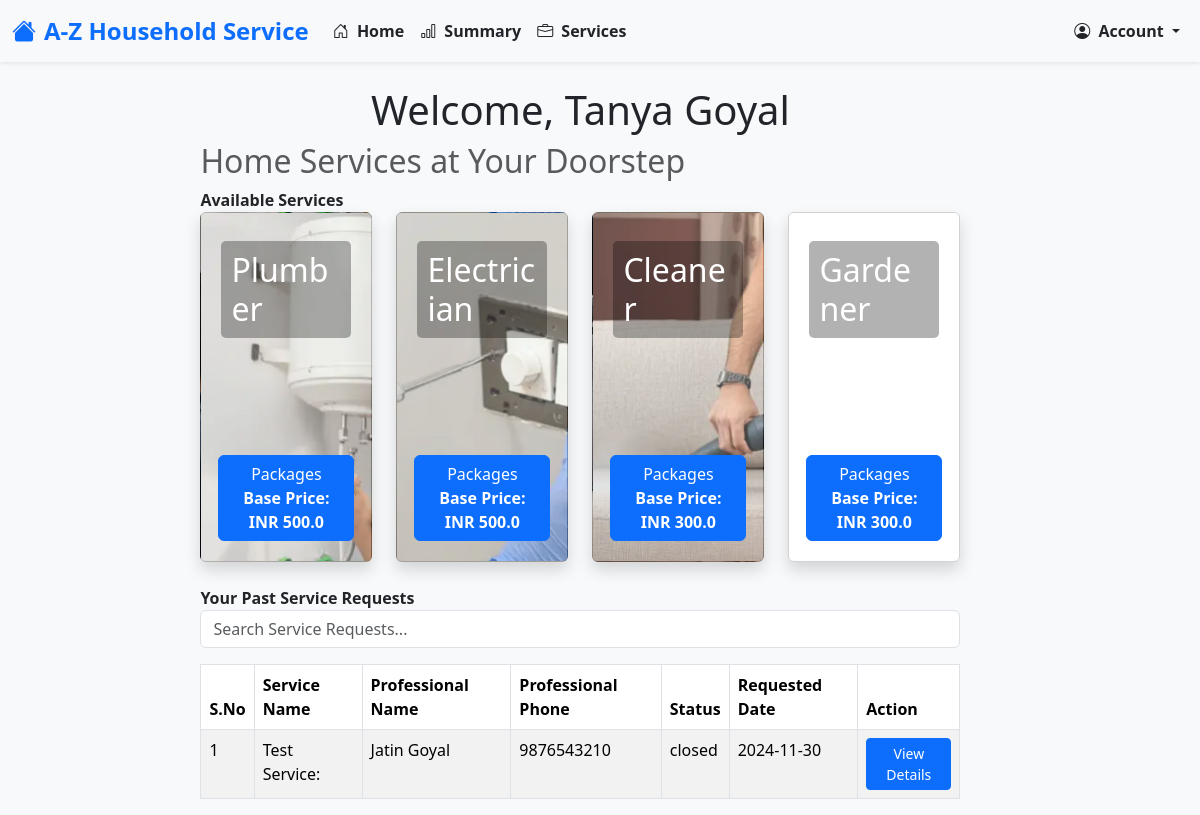
/customers/home (signed in), run on an earlier commit of the app's database.
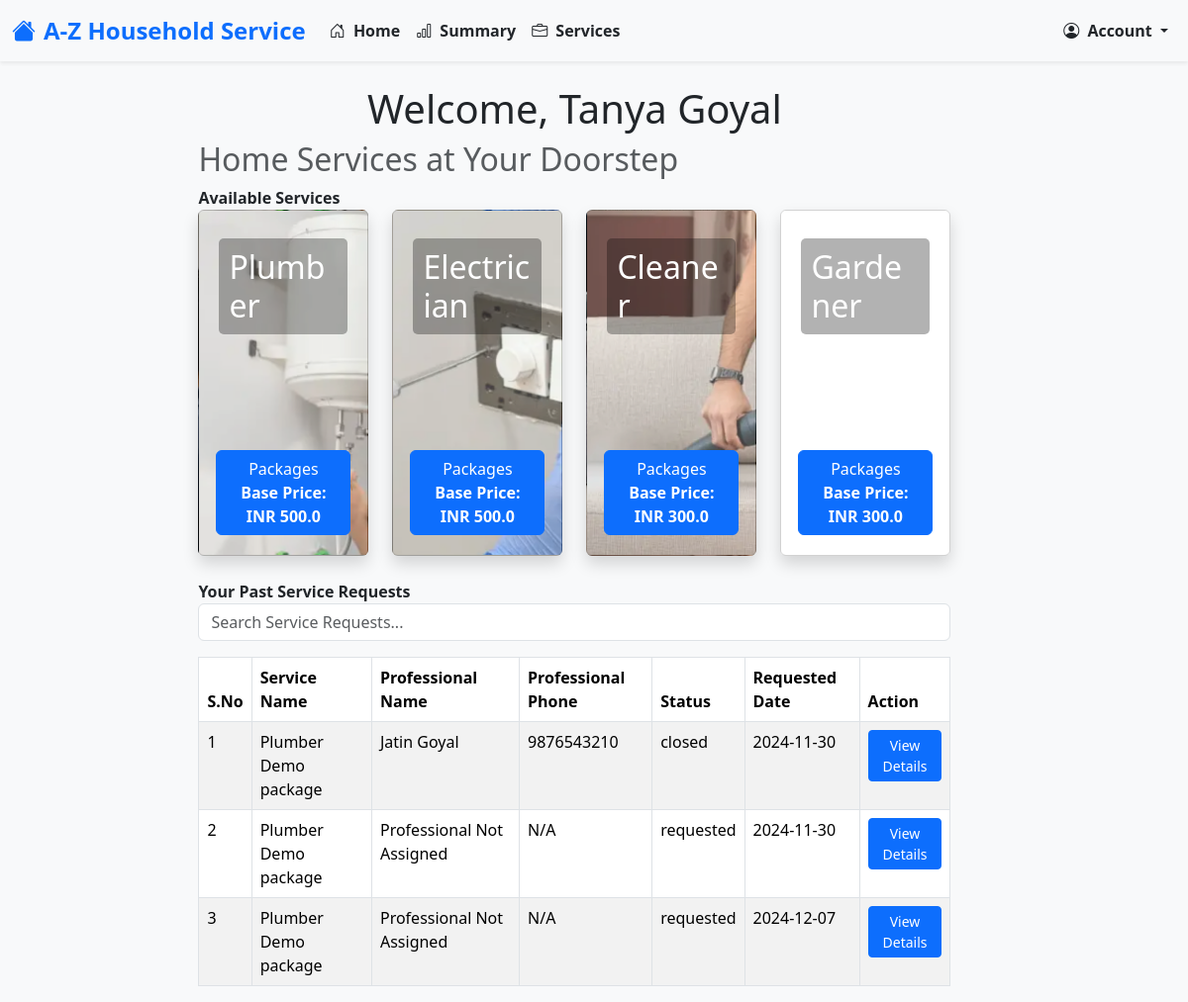
And on a later commit of the database.
### models.py (models this page shows, shortened)
class BaseModel(db.Model):
    __abstract__ = True  # This makes it an abstract class, not a table in the database
    id = db.Column(db.Integer, primary_key=True)
    created_at = db.Column(db.DateTime, default=datetime.utcnow, nullable=False)  # Ensure it's not nullable
    modified_at = db.Column(db.DateTime, default=datetime.utcnow, onupdate=datetime.utcnow, nullable=False)  # Ensure it's not nullable

class Customer(BaseModel):
    __tablename__ = 'customer'
    username = db.Column(db.String(150), unique=True, nullable=False)
    password_hash = db.Column(db.String(200), nullable=False)
    name = db.Column(db.String(150), nullable=True)  # Made nullable
    email = db.Column(db.String(150), unique=True, nullable=False)
    phone = db.Column(db.String(20), unique=True, nullable=False)
    address = db.Column(db.String(300), nullable=True)  # Made nullable
    pincode = db.Column(db.String(300), nullable=True)  # Made nullable

class ServiceRequest(BaseModel):
    __tablename__ = 'service_request'
    service_id = db.Column(db.Integer, db.ForeignKey('service.id'), nullable=True)  # Made nullable
    service_name = db.Column(db.String(50), nullable=False)  # Made nullable
    customer_id = db.Column(db.Integer, db.ForeignKey('customer.id'), nullable=False)
    professional_id = db.Column(db.Integer, db.ForeignKey('service_professional.id'), nullable=True)
    date_of_request = db.Column(db.DateTime, default=datetime.utcnow, nullable=True)  # Made nullable
    date_of_completion = db.Column(db.DateTime, nullable=True)  # Made nullable
    service_status = db.Column(db.String(50), default="requested", nullable=True)  # Made nullable
    service_type_id= db.Column(db.Integer, nullable=False)
    remarks = db.Column(db.Text, nullable=True)  # Made nullable
    rejected_by_professional_id= db.Column(db.Integer, nullable=True)  # Made nullable
    rating = db.Column(db.Text, nullable=True)  # Made nullable
    payment = db.relationship('Payment', backref='service_request', lazy=True)

class ServiceProfessional(BaseModel):
    __tablename__ = 'service_professional'
    username = db.Column(db.String(150), unique=False, nullable=False)
    password_hash = db.Column(db.String(200), nullable=False)
    name = db.Column(db.String(150), nullable=False)  # Made nullable
    email = db.Column(db.String(150), unique=True, nullable=True)  # Made nullable
    phone = db.Column(db.String(20), unique=True, nullable=True)  # Made nullable
    experience = db.Column(db.Integer, nullable=True)  # Made nullable
    description = db.Column(db.Text, nullable=True)  # Made nullable
    approved = db.Column(db.Boolean, default=False, nullable=True)  # Made nullable
    service_type_id = db.Column(db.Integer, nullable=False)

### routes.py (the view)
@app.route('/customers/home')
@auth_required
def customers_home():
    try:
        mappings = create_id_mappings()
        customer = Customer.query.filter_by(id=session['userId']).first()
        if not customer:
            return "Customer not found", 404
        service_requests = ServiceRequest.query.filter_by(customer_id=customer.id).all()
        enriched_service_requests = enrich_service_requests(service_requests, customer, mappings)
        return render_template(
            'customers/home.html',
            customer=customer,
            service_requests=enriched_service_requests,
            service_types=ServiceType.list_all(),
            services=Service.query.all(),
            service_type_mapping=mappings['service_type_mapping'],
            customer_mapping=mappings['customer_mapping'],
            professional_mapping=mappings['professional_mapping']
        )
    except Exception as e:
        return f"An error occurred while loading customer home: {e}", 500

### enums.py (called while the page is built)
    @classmethod
    def get_by_id(cls, id):
        for service_type in cls:
            if service_type.id == id:
                return service_type
        return None

    @classmethod
    def list_all(cls):
        return list(cls)

### routes.py (called while the page is built)
def auth_required(func):
    @wraps(func)
    def decorated_function(*args, **kwargs):
        if 'userId' in session:
            return func(*args, **kwargs)
        else:
            flash("Please log in first.", "warning")
            return redirect(url_for('login_post'))
    return decorated_function

def create_id_mappings():
    service_type_mapping = {st.id: st for st in ServiceType}
    customer_mapping = {c.id: c for c in Customer.query.all()}
    professional_mapping = {p.id: p for p in ServiceProfessional.query.all()}
    return {
        'service_type_mapping': service_type_mapping,
        'customer_mapping': customer_mapping,
        'professional_mapping': professional_mapping
    }

### templates/customers/home.html (shortened to what this page needs)
{% extends 'layout.html' %}
{% block content %}
<div class="container-fluid">
    <div class="row">
        <div class="col-md-8 col-md-offset-3" style="margin-left: 15%; ">
            <h1 class="text-center">Welcome, {{ customer.name }}</h1>
            <h2 class="text-muted ">Home Services at Your Doorstep</h2>
            <div class="panel panel-default">
                <div class="panel-heading">
                    <strong>Available Services</strong>
                </div>
                <div class="panel-body">
                    {% include 'service_cards.html' %}
                </div>
            </div>
            <div class="panel panel-default">
                <div class="panel-heading">
                    <strong>Your Past Service Requests</strong>
                </div>
                <div class="panel-body">
                    {% include 'cust_past_service_requests.html' %}
                </div>
            </div>
        </div>
    </div>
</div>
{% endblock %}

### templates/layout.html (shortened to what this page needs)
<!DOCTYPE html>
<html lang="en">
<head>
    <link rel="stylesheet" href="https://cdn.jsdelivr.net/npm/bootstrap@5.3.3/dist/css/bootstrap.min.css">
</head>
<body>
    <div class="container-fluid">
        <div class="content mt-4">
            {% block content %}
            {% endblock %}
        </div>
    </div>
</body>
</html>

### templates/nav_bar_cust.html (shortened to what this page needs)
<!DOCTYPE html>
<html lang="en">
<head>
    <link href="https://cdn.jsdelivr.net/npm/bootstrap@5.3.0-alpha1/dist/css/bootstrap.min.css" rel="stylesheet">
    <link href="https://cdn.jsdelivr.net/npm/bootstrap-icons/font/bootstrap-icons.css" rel="stylesheet">
</head>
<body>
    <nav class="navbar navbar-expand-lg navbar-light bg-light shadow-sm" style="background-color: #f8f9fa;">
        <div class="container-fluid">
            <a class="navbar-brand fw-bold text-primary" href="#" style="font-size: 1.5rem;">
                <i class="bi bi-house-fill me-2"></i>A-Z Household Service
            </a>
            <div class="collapse navbar-collapse" id="navbarNav">
                <ul class="navbar-nav me-auto">
                    <li class="nav-item">
                        <a class="nav-link active text-dark fw-semibold" aria-current="page" href="/customers/home">
                            <i class="bi bi-house-door me-1"></i> Home
                        </a>
                    </li>
                    <li class="nav-item">
                        <a class="nav-link text-dark fw-semibold" href="#">
                            <i class="bi bi-bar-chart me-1"></i> Summary
                        </a>
                    </li>
                    <li class="nav-item">
                        <a class="nav-link text-dark fw-semibold" href="/customers/services">
                            <i class="bi bi-briefcase me-1"></i> Services
                        </a>
                    </li>
                </ul>
                <ul class="navbar-nav ms-auto">
                    <li class="nav-item dropdown">
                        <a class="nav-link dropdown-toggle text-dark fw-semibold" href="#" id="userDropdown" role="button" data-bs-toggle="dropdown" aria-expanded="false">
                            <i class="bi bi-person-circle me-1"></i> Account
                        </a>
                    </li>
                </ul>
            </div>
        </div>
    </nav>
</body>
</html>

### templates/service_cards.html (shortened to what this page needs)
<div class="row">
    {% for service_type in service_types %}
    <div class="col-lg-3 col-md-4 col-sm-6 col-12">
        <div class="card mb-4 shadow service-card"
             data-service-type-id="{{ service_type.id }}"
             style="background-image: url('{{ url_for('static', filename=service_type.image_url) }}'); background-size: cover; height: 350px; position: relative;">
            <div class="card-body text-dark" style="background-color: rgba(255, 255, 255, 0.25); padding: 20px;">
                <h2 class="card-title" style="background-color: rgba(0, 0, 0, 0.3); color: white; padding: 10px; border-radius: 5px;">{{ service_type.display_name }}</h2>
            </div>
            <form method="post" action="best_package/{{ service_type.id }}" onsubmit="">
                <button class="btn btn-primary view-packages-btn" data-service-id="{{ service_type.id }}"
                    style="position: absolute; bottom: 20px; left: 50%; transform: translateX(-50%);
                           width: 80%; text-align: center; white-space: normal;">
                    Packages<br><strong>Base Price: INR {{ service_type.base_price }}</strong>
                </button>
            </form>
        </div>
    </div>
    {% endfor %}
</div>

### templates/cust_past_service_requests.html (shortened to what this page needs)
<div class="mb-3">
    <input type="text" id="searchInput" class="form-control" placeholder="Search Service Requests..." onkeyup="searchTable()">
</div>
<div class="table-responsive" style="max-height: 400px; overflow-y: auto;">
    <table class="table table-bordered table-striped" id="serviceRequestsTable">
        <thead>
            <tr>
                <th>S.No</th>
                <th>Service Name</th>
                <th>Professional Name</th>
                <th>Professional Phone</th>
                <th>Status</th>
                <th>Requested Date</th>
                <th>Action</th>
            </tr>
        </thead>
        <tbody>
            {% for request in service_requests %}
            <tr>
                <td>{{ loop.index }}</td>
                <td>{{ request.service_name }}</td>
                <td>{{ request.professional_name if request.professional_name else 'N/A' }}</td>
                <td>{{ request.professional_phone if request.professional_phone else 'N/A' }}</td>
                <td>{{ request.status }}</td>
                <td>
                    {{ request.date_of_request.strftime('%Y-%m-%d') if request.date_of_request else 'N/A' }}</td>
                <td>
                    <button class="btn btn-primary btn-sm" data-bs-toggle="modal" data-bs-target="#actionModal"
                            data-request-id="{{ request.id }}"
                            data-service-name="{{ request.service_name }}"
                            data-professional-name="{{ request.professional_name }}"
                            data-professional-phone="{{ request.professional_phone }}"
                            data-requested-date="{{ request.requested_date }}"
                            data-service-description="{{ request.description }}"
                            data-professional-profile-url="{{ request.professional_profile_url }}">
                        View Details
                    </button>
                </td>
            </tr>
            {% endfor %}
        </tbody>
    </table>
</div>

### templates/layout.html (style rules this page uses)
body { background-color: #f8f9fa; }
.navbar-brand { font-weight: bold; }

What changed in the data, as far as the page shows it:
changed ServiceRequest "closed": service_name "Test Service:" → "Plumber Demo package" (drawn)
added ServiceRequest: service_name "Plumber Demo package", status "requested", date_of_request "2024-11-30"
added ServiceRequest: service_name "Plumber Demo package", status "requested", date_of_request "2024-12-07"
Also different on the page:
new list line: "1 View Details"
new list line: "Plumber Demo package closed 2024-11-30"
new list line: "Jatin Goyal 9876543210"
new list line: "2 Professional Not Assigned N/A View Details"
new list line: "3 Professional Not Assigned N/A View Details"
list line gone: "1 View Details"
list line gone: "Test Service: closed 2024-11-30"
list line gone: "Jatin Goyal 9876543210"
